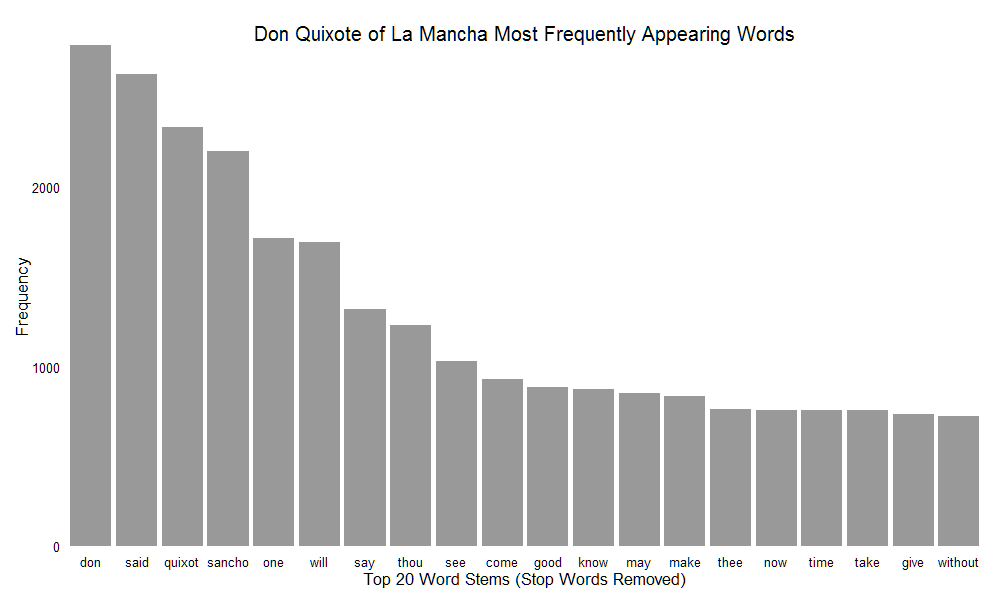

This chart was generated by the following R code:
require(tm) # corpus
require(ggplot2)
require(SnowballC) # stemming

dq_source <- DirSource(
  # indicate directory
  directory = file.path("DQen"),
  # encodingencoding = "UTF-8", 
  pattern = "*.txt", # filename pattern
  recursive = FALSE, # visit subdirectories?
  ignore.case = FALSE) # ignore case in pattern?

dq_corpus <- Corpus(
  dq_source,
  readerControl = list(
    reader = readPlain, # read as plain text
    language = "en")) # 

dq_corpus <- tm_map(dq_corpus, tolower)

dq_corpus <- tm_map(
  dq_corpus,
  removePunctuation,
  preserve_intra_word_dashes = TRUE)

dq_corpus <- tm_map(
  dq_corpus,
  removeWords,
  stopwords("english"))

# Remove specific words
dq_corpus <- tm_map(
  dq_corpus,
  removeWords,
  c("the","meta","-"))

# getStemLanguages()
dq_corpus  <- tm_map(
  dq_corpus,
  stemDocument,
  lang = "english") #

dq_corpus <- tm_map(
  dq_corpus,
  stripWhitespace)

# Remove specific words
dq_corpus <- tm_map(
  dq_corpus,
  removeWords,
  c("the","meta","-"))


dq_tdm <- TermDocumentMatrix(dq_corpus)
dq_matrix <- as.matrix(dq_tdm)
dq_df <- data.frame(
  word = rownames(dq_matrix),
  # necessary to call rowSums if have more than 1 document
  freq = rowSums(dq_matrix),
  stringsAsFactors = FALSE) 
dq_df <- dq_df[with(
  dq_df,
  order(freq, decreasing = TRUE)), ]

# Do not need the row names anymore
rownames(dq_df) <- NULL


bar_df <- head(dq_df,20)
bar_df$word <- factor(bar_df$word,
                      levels = bar_df$word,
                      ordered = TRUE)

p <- ggplot(bar_df, aes(x = word, y = freq)) +
  geom_bar(stat = "identity", fill = "grey60") +
  ggtitle("Don Quixote of La Mancha Most Frequently Appearing Words") +
  xlab("Top 20 Word Stems (Stop Words Removed)") +
  ylab("Frequency") +
  theme_minimal() +
  scale_x_discrete(expand = c(0, 0)) +
  scale_y_continuous(expand = c(0, 0)) +
  theme(panel.grid = element_blank()) +
  theme(axis.ticks = element_blank())

print(p)

ggsave(
  filename = "Viz1ScatterPlot.png",
  width = 10,
  height = 6,
  dpi = 100
)